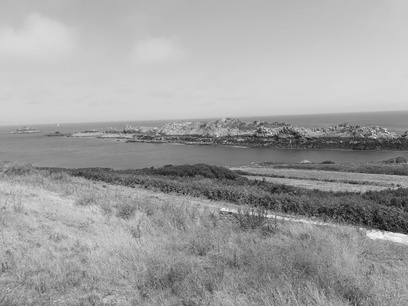
%> input picture cancale1.pgm, 408 x 306 px
$ octave TP_mosaique.m   (GNU Octave 9; MATLAB toolbox functions it lacks are replaced by stand-ins)
%> lines starting %> are read from the running program, lines starting %| are printed output that depends on the picture
### harris.m
function [XY,R]=harris(Im,TailleFenetre,NbPoints,k)
%[XY,Res]=harris(Im,TailleFenetre,NbPoints,k);
%
% Im -> image
% TailleFenetre -> taille (impaire) de la fenetre du voisinage
%                  valeurs conseillees : entre 9 et 25
% NbPoints -> nombre de points desires
% k -> poids utilise dans le calcul de la reponse R, k dans [0.04,0.06]
% XY -> Matrice de taille NbPointsx2 contenant
%         respectivement les abscisses et les oordonnees des points
%         d'interets extraits
%      ATTENTION : La fonction de Harris ne doit pas retourner des points sur les bords
% R -> Image des reponses par le detecteur de Harris

%%%%%%%%%%%%%%%%%%%%%%%%%%%%%%%%%%%%%%%%%%%%%%%%%%%%%%%%%%%%%%%%%%%%%%%%%%%%%%%%%%%%%%%%%%%%%%%%
% Nota bene : les coordonnees utilisees sont x=j (numero de colonne) et y=i (numero de ligne). %
%%%%%%%%%%%%%%%%%%%%%%%%%%%%%%%%%%%%%%%%%%%%%%%%%%%%%%%%%%%%%%%%%%%%%%%%%%%%%%%%%%%%%%%%%%%%%%%%

% Verification et correction eventuelle des parametres donnes
if nargin < 4, k=0.05;      end
if nargin < 3, NbPoints=50;      end
if nargin < 2, TailleFenetre=9;  end

% (1.1) Calcul des dérivées images suivant les lignes et les colonnes
%       en utilisant la fonction gradient
Im = double(Im);
%%% A COMPLETER %%%
[Ii, Ij] = gradient(Im);

% (1.2) Calcul du filtre de lissage gaussien
% Calcul de sigma en fonction de la taille de la fenetre
sig = (TailleFenetre - 1) / 4;
% Utilisation de fspecial
%%% A COMPLETER %%%
L = fspecial("gaussian", TailleFenetre, sig);

% (1.3) Calcul de la reponse R
% Calcul des elements A, B et C puis calcul de la reponse suivant l'equation (1)
% Utiliser conv2 avec l'option 'same' pour appliquer le filtre de lissage L
%%% A COMPLETER %%%

A = conv2(Ij.^2, L, 'same');
B = conv2(Ii.^2, L, 'same');
C = conv2(Ij .* Ii, L, 'same');

R = A .* B - C.^2 - k .* (A + B).^2;


% (2.1) Suppression des non-maxima locaux suivant l'equation (2)
% ATTENTION : il faut gérer le cas particulier des bords
% 1) Il est impossible de calculer le maximum local car une partie du voisinage n'existe pas
% 2) Il faut leur attribuer la valeur minimale afin qu'il ne soit pas selectionne par la suite
%%% A COMPLETER %%%
n2 = floor(TailleFenetre / 2);
[l, c] = size(Im);
Res = zeros(l, c);
Res(1:n2, :) = -inf;
Res(l - n2 + 1:l, :) = -inf;
Res(:, 1:n2) = -inf;
Res(:, c - n2 + 1:c) = -inf;


for i = (n2 + 1):(l - n2)
    for j = (n2 + 1):(c - n2)
        voisinage = R(i - n2:i + n2, j - n2:j + n2);
        if R(i, j) == max(voisinage, [], "all")
            Res(i, j) = R(i, j);
        end
    end
end

% (2.2) Selection des NbPoints en fonction de "NbPoints" reponses les plus fortes
% Tri des reponses : utiliser sort en LINEARISANT Res au préalable
%%% A COMPLETER %%%
[~, is]=sort(Res(:), "descend");

% Selection des indices de NbPoints de plus fortes reponses
%%% A COMPLETER %%%
is= is(~isinf(Res(is)));
NbPoints = min(NbPoints, numel(is));
is = is(1:NbPoints);

% Calcul des indices dans l'image
% Utiliser ind2sub, attention a l'ordre pour recuperer les coordonnees
%%% A COMPLETER %%%
[Y, X]= ind2sub(size(R), is);

%%% A COMPLETER %%%
XY = [X, Y];
end

### apparier_Points.m
% Fonction calculant pour chaque appariement de points possible
% ZNCC (Zero-mean Normalized Cross Correlation) definie par :
%                     (P1-/P1).(P2-/P2)            Cov(P1,P2)
%       ZNCC(P1,P2) = --------------------- = -----------------------
%                     ||P1 - /P1||||P2-/P2||   sqrt(Var(P1)*Var(P2))
%  * P1 = l'ensemble des niveaux de gris du voisinage du point p1=(p1x,p1y)
%    sur l'image I1
%  * P2 = l'ensemble des niveaux de gris du voisinage du point p2=(p2x,p2y)
%    sur l'image I2
%  * Cov(P1,P2) = E[(P1-E[P1])*(P2-E[P2])]
%               = Sum_{i=-k}^k Sum_{j=-k}^k  (I1(p1x+i,p1y+j)-E[P1])
%                                           *(I2(p2x+i,p2y+j)-E[P2])/(2*k+1)^2
%  * E[P1] = esperance de P1
%          = Sum_{i=-k}^k  Sum_{j=-k}^k I1(p1x+i,p1y+j)/(2*k+1)^2,
%  * E[P2] = esperance de P2
%          = Sum_{i=-k}^k  Sum_{j=-k}^k I2(p2x+i,p2y+j)/(2*k+1)^2,
%  * Var(P1) = variance de P1
%            = Sum_{i=-k}^k  Sum_{j=-k}^k (I1(p1x+i,p1y+j)-E[P1])^2/(2*k+1)^2
%
%  * Var(P2) = variance de P2
function C = apparier_Points(I1,Ptint1,I2,Ptint2,K)
% I1, I2 : les deux images
% Ptint1, Ptint2 : les coordonnees des points detectes sur l'image 1, resp. 2
% C : matrice contenant, pour chaque paire de points (en ligne : les points
%     de l'image 1, en colonne : les points de l'image 2), la valeur de la
%     mesure de correlation pour ces paires de points
% K : Taille de la fenetre de correlation utilisee

% Dimensions des images
[htI1, lgI1] = size(I1); [htI2, lgI2] = size(I2);
% Nombres de points d'interet de l'image 1 et de l'image 2
nptI1 = size(Ptint1,1); nptI2 = size(Ptint2,1);
% Construction de la matrice des mesures de correlation
% Suppression de tous les points pour lesquels la fenêtre de corrélation
% n'est pas appliquable
C = zeros(nptI1,nptI2);

% Determination des points dont le voisinage est dans l'image
indptI1 = find(  Ptint1(:,1)-K>=1 & Ptint1(:,1)+K<=lgI1 ...
               & Ptint1(:,2)-K>=1 & Ptint1(:,2)+K<=htI1);
indptI2 = find(  Ptint2(:,1)-K>=1 & Ptint2(:,1)+K<=lgI2 ...
               & Ptint2(:,2)-K>=1 & Ptint2(:,2)+K<=htI2);
nbptintI1 = size(indptI1,1); nbptintI2 = size(indptI2,1);

% Determination du voisinage : vois1, vois2 matrices composees
% pour chaque ligne des niveaux de gris du voisinage du point
% Appel a la fonction voisinage
vois1 = voisinage(I1, Ptint1(indptI1,:), K);
vois2 = voisinage(I2, Ptint2(indptI2,:), K);

% Nb Pixels par fenetre de correlation
NbPix = K*K;
% Calcul de tous les appariements possibles
[i1, i2] = meshgrid(1:nbptintI1,1:nbptintI2);
i1 = i1(:);
i2 = i2(:);

% Pour les images I1 et I2
% Moyenne des niveaux de gris du voisinage de chaque point
% Utilisation de mean
mean_gris1 = mean(vois1,2);
mean_gris2 = mean(vois2,2);

% Variance des niveaux de gris du voisinage de chaque point
% Utilisation de var
var_gris1 = var(vois1 ,1 ,2);
var_gris2 = var(vois2 ,1 ,2);

% Pour chaque combinaison de paires de points, la covariance
% entre les deux voisinages : le numerateur dans la formule ZNCC
cor = (vois1 - mean_gris1) * (vois2 - mean_gris2)' / NbPix;


% Calcul du score de correlation :
% ajouter le denominateur dans la formule ZNCC
% (le produit des variances)
cor = cor ./ sqrt(var_gris1 * var_gris2');

% Affectation a la matrice C
C(indptI1(i1)+(indptI2(i2)-1)*nptI1) = cor';

### voisinage.m
%%%%%%%%%%%%%%%%%%%%%%%%%%%%%%%%%%%%%%%%%%%%%%%%%%%%%%%%%%%%%%%%%%%%%%%%%%%%
% fonction renvoyant les niveaux de gris du voisinage de chaque point en ligne

function voisins = voisinage(I,xyPt,TailleFenetre)
% ENTREES
% I    : l'image
% xyPt : les coordonnees des points dont nous cherchons le voisinage.
%        ATTENTION : on fait l'hypothese qu'il n'y a aucun point sur les bords
% TailleFenetre    : La taille de la fenêtre de correlation correspond
%                    a TailleFenetre x TailleFenetre
% SORTIE
% voisins : une matrice contenant pour chaque ligne (= chaque point),
%           le voisinage du point associe
% Nombre de points pour lesquels leur voisinage est cherche
npt = size(xyPt, 1);

% Initialisation
voisins = zeros(npt, TailleFenetre * TailleFenetre);

% Calcul de la demi-fenetre de correlation
K = floor(TailleFenetre / 2);


%%%%%%%%%%%%%%%%%
%% A COMPLETER %%
%%%%%%%%%%%%%%%%%

I = double(I);


for p = 1:npt
    x = xyPt(p, 1);
    y = xyPt(p, 2);
    fenetre = I(y - K: y + K, x - K: x + K);
    voisins(p, :) = fenetre(:)';
end

### apparier_POI.m
function [XY_C1,XY_C2] = apparier_POI(Im1, XY_1, Im2, XY_2, TailleFenetre, seuil)
%% HEADER
% apparierPOI apparie les points d'interet stockes dans XY_1 et XY_2 entre
% les images Im1 et Im2 avec une fenetre de correlation de taille
% TailleFenetre
% seuil correspond au seuil utilise pour eliminer les erreurs d'appariement
% XY_C1 et XY_C2 sont les coordonnees des points de l'image 1
% apparies avec les points XY_C2 de l'image 2
%%
contrainteSym = 1;   % contrainte de symetrie
contrainteSeuil = 1;   % contrainte de seuillage

% Nombre de points a mettre en correspondance
NbPoints = size(XY_1, 1);

% Calcul de ZNCC
C = apparier_Points(Im1, XY_1, Im2, XY_2, TailleFenetre);
C = abs(C);

% Recherche par methode WTA (Winner Takes All)
% Indices des maxima sur les lignes
[~, ind1_2] = max(C');
ind1_2 = ind1_2(:);

% Indices des maxima sur les colonnes
[~, ind2_1] = max(C);
ind2_1 = ind2_1(:);

% Verification de la contrainte de symetrie
% + seuillage du score de correlation

if contrainteSeuil == 0 && contrainteSym == 0
    ind1 = ind1_2;
else
    ind1 = (1:NbPoints)';
end

% bidirectionnelle
if contrainteSym
    bidirectionnelle = ind2_1(ind1_2(ind1)) == ind1;
    ind1 = ind1(bidirectionnelle);
end

% contrainte de seuil
if contrainteSeuil
    scores = C(sub2ind(size(C), ind1, ind1_2(ind1)));
    ind1 = ind1(scores >= seuil);
end

% Cette deuxieme doit etre gardee telle quelle
ind2 = ind1_2(ind1);

% Affichage des appariements
mesurex1 = XY_1(ind1, 1);
mesurey1 = XY_1(ind1, 2);
mesurex2 = XY_2(ind2, 1);
mesurey2 = XY_2(ind2, 2);

figure;
affichage_appariement(Im1, mesurex1, mesurey1, 'Points d''interet Image 1', 1, 2, 1);
affichage_appariement(Im2, mesurex2, mesurey2, 'Points d''interet correspondants Image 2', 1, 2, 2);

XY_C1 = [mesurex1(:) mesurey1(:)];
XY_C2 = [mesurex2(:) mesurey2(:)];
end

### homographie.m
% Estimation d'une matrice d'homographie H qui permet de passer d'une
% image I1 a une autre image I2 a partir de paires de points (homologues)
%
% H = [ h11 h12 h13 ; h21 h22 h23 ; h31 h32 h33 ]
% H possede 8 parametres independants.
% Chaque correspondance donne 2 equations.
% Ainsi pour estimer H, il faut au moins 4 paires de points.
%
% Il existe differentes manieres d'estimer H.
% Nous choisissons la resolution sous la contrainte ||h33|| = 1,
% au sens des moindres carres.

function [H] = homographie(XY_C1, XY_C2)
% Entrees :
%
% XY_C1 : matrice (NbPointsx2) contenant les coordonnees des Nbpoints dans l'image I1
% XY_C2 : matrice (NbPointsx2) contenant les coordonnees des Nbpoints HOMOLOGUES dans l'image I2
%	(colonne 1 : les x, colonne 2 : les y)
%
% Sortie :
% H : la matrice d'homographie estimee


% Les parametres hij de la matrice d'homographie H sont ranges dans
% un vecteur : H = [ h11 ... h33 ]' tel que
%           A * H = 0
% avec A qui depend des coordonnees de paires homologues, cf. equation (2)
% A = ( XY_C1(1,1) XY_C1(1,2) 1 0          0          0 -XY_C1(1,1)*XY_C2(1,1) -XY_C1(1,2)*XY_C2(1,1) -XY_C2(1,1)
%       0          0          0 XY_C1(1,1) XY_C1(1,2) 1 -XY_C1(1,1)*XY_C2(1,2) -XY_C1(1,2)*XY_C2(1,2) -XY_C2(1,2)
%       ... etc ... )

% Stocker dans une variable le nombre de points apparies
% ... A completer ...
N = size(XY_C1, 1);

% Construction des matrices/vecteurs utiles pour construire la matrice A
% NE PAS UTILISER DE BOUCLE FOR
% ... A completer ...

x1 = XY_C1(:,1);
y1 = XY_C1(:,2);
x2 = XY_C2(:,1);
y2 = XY_C2(:,2);

bloc_1 = [x1 y1 ones(N,1) zeros(N,3);
          zeros(N,3) x1 y1 ones(N,1)];

bloc_2 = [-x2 .* x1 -x2 .* y1 -x2;
          -y2 .* x1 -y2 .* y1 -y2];

A = [bloc_1 bloc_2];

% Estimation des parametres de H par decomposition en valeurs singulieres
% Utiliser la fonction matlab svd :
% H est le vecteur propre associee a la plus petite valeur propre de A^TA
% ... A completer ...
[~, ~, V] = svd(A);
H = V(:, end);

% Former la matrice H de taille 3x3
% ... A completer ...
H = reshape(H, 3, 3)';

end

### mosaique.m
% Calcul d'une mosaique d'image à partir de 2 images : I1 et I2
% connaissant l'homographie H entre les 2.
% L'image resultat est stockee dans Res.
% On choisit de projeter I2 dans I1 pour construire la mosaique.
% Attention !!!
% On suppose un axe de rotation parallèle aux colonnes.
% C'est la raison pour laquelle on inverse les lignes et les colonnes
% dans la reconstruction de la mosaique.

function [Imos] = mosaique(I1,I2,H)

% On recupere la taille des deux images.
[nblI1, nbcI1] = size(I1);
[nblI2, nbcI2] = size(I2);

% On calcule l'homographie inverse, normalisee,
% pour nous permettre d'effectuer la transformation de I2 vers I1.
Hinv=inv(H);
Hinv=Hinv ./ Hinv(3, 3);

% Calcul des dimensions de la mosaique.
% Calcul des quatre coins dans l'image 2.
% les coins de l'image 2 sont ranges en ligne selon :
% haut_gauche, haut_droit, bas_droit, bas gauche.
% Lignes et colonnes sont inversees.
xy_coinsI2_R2 = [1 1; nbcI2 1; nbcI2 nblI2; 1 nblI2];

% Application de l'homographie Hinv sur ces coins.
% Calcul des images des coins dans I1.
xy_coinsI2_R1 = appliquerHomographie(Hinv, xy_coinsI2_R2)

% Determination des dimensions de l'image mosaique,
% les xmin ymin xmax ymax, ou :
%  - xmin represente la plus petite abscisse parmi les abscisses des images
%    des coins de I2 projetes dans I1 et les coins dans I1,
%  - etc
% Lignes et colonnes sont inversees.

xmin = min([xy_coinsI2_R1(:, 1)' 1]);
ymin = min([xy_coinsI2_R1(:, 2)' 1]);
xmax = max([xy_coinsI2_R1(:, 1)' nbcI1]);
ymax = max([xy_coinsI2_R1(:, 2)' nblI1]);

% On arrondit de maniere a etre certain d'avoir les coordonnees initiales
% bien comprises dans l'image.
xmin = floor(xmin);
ymin = floor(ymin);
xmax = ceil(xmax);
ymax = ceil(ymax);

%%%%%%%%%%%%%%%%%%%%%%%%%%%%%%
% CONTRUCTION DE LA MOSAIQUE %
%%%%%%%%%%%%%%%%%%%%%%%%%%%%%%

% Calcul de la taille de la mosaique.
% Lignes et colonnes sont inversees.
nblImos = ymax - ymin + 1;
nbcImos = xmax - xmin + 1;

Imos=zeros(nblImos, nbcImos);

% Calcul de l'origine de l'image I1 dans le repere de la mosaique Imos.
O1x_Rmos = 1 - (xmin - 1);
O1y_Rmos = 1 - (ymin - 1);

% Copie de l'image I1.
% Lignes et colonnes sont inversees.
Imos(O1y_Rmos:O1y_Rmos + nblI1 - 1, O1x_Rmos:O1x_Rmos + nbcI1 - 1) = I1;

% Copie de l'image I2 transformee par l'homographie H.
for x = 1:nbcImos
  for y = 1:nblImos
    % Calcul des coordonnees dans I1 connaissant les coordonnees du point origine de I1 dans Imos.
    y_R1 = y - O1y_Rmos;
    x_R1 = x - O1x_Rmos;
    % Dans le repere attache a l'image I1,
    % nous estimons les coordonnees du point image de (y_R1,x_R1)
    % par l'homographie H : (xy_R2).
    xy_R2 = appliquerHomographie(H, [x_R1 y_R1]);

    % Il existe plusieurs strategies, mais, ici,
    % pour estimer les coordonnees (entieres) ,
    % on choisit : sans interpolation, le plus proche voisin.
    x_R2 = round(xy_R2(1));
    y_R2 = round(xy_R2(2));

    % On verifie que xy_R2 appartient bien a l'image I2
    % avant d'affecter cette valeur a Imos
    % Ligne s  et colonnes sont  i nversees.
    if (x_R2 >= 1  &&  x_R2 <= nbcI2 && y_R2 >= 1 && y_R2 <= nblI2)
      Imos(y, x)= I2(y_R2, x_R2);
    end

  end
end

### appliquerHomographie.m
% Calcul des coordonnees (xy2) des points (xy1)
% apres application d'une homographique H

function [xy2] = appliquerHomographie(H, xy1)

% Entrees :
%
% H   : matrice (3x3) de l'homographie
% xy1 :  matrice (nbPoints x 2) representant les coordonnees
%       (colonne 1 : les x, colonne 2 : les y)
%       des nbPoints points auxquels H est appliquee
%
% Sortie :
% xy2 : coordonnees des points apres application de l'homographie

% Nombre de points
% ... A completer ...
NbPoints = size(xy1, 1);

% Construction des coordonnees homogenes pour appliquer l'homographie
% ... A completer ...
xy1_homogene = [xy1 ones(NbPoints, 1)];

% Application de l'homographie
% ... A completer ...
xy2_3d = (H * xy1_homogene')';

% On retourne les coordonnees homogenes (x,y,1)
% Pour cela, il faut diviser par z
% Attention il ne faut garder que les deux premieres coordonnees
% ... A completer ...
z = xy2_3d(:, 3);
xy2_homogene = xy2_3d ./ z;
xy2 = xy2_homogene(:, 1:2);

### TP_mosaique.m
clear;
close all;

% Lecture des images
Im1 = imread('cancale1.pgm');
%> Im1 is the input picture: size 306x408 uint8; min 10, max 247, mean 160.1
Im2 = imread('cancale2.pgm');
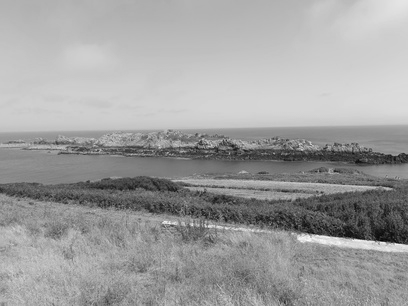
%> input picture cancale2.pgm, 408 x 306 px
%> Im2 is the input picture: size 306x408 uint8; min 3, max 251, mean 159
Im3 = imread('cancale3.pgm');
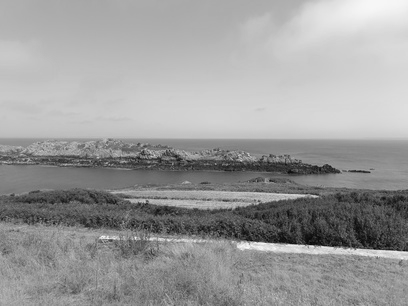
%> input picture cancale3.pgm, 408 x 306 px
%> Im3 is the input picture: size 306x408 uint8; min 4, max 252, mean 155.1
Im1_coul = imread('cancale1.jpg');
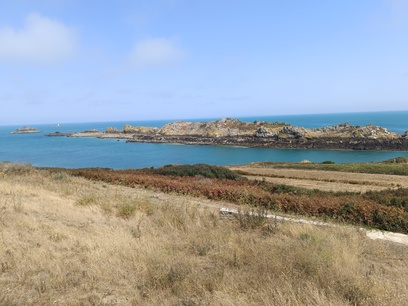
%> input picture cancale1.jpg, 408 x 306 px
%> Im1_coul is the input picture: size 306x408x3 uint8; mean R, G, B 153.6, 161.2, 167.6
Im2_coul = imread('cancale2.jpg');
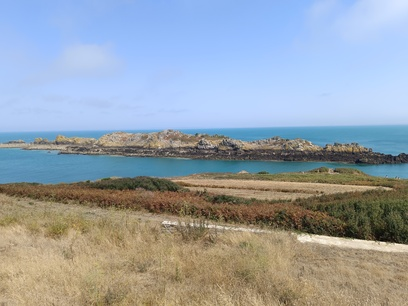
%> input picture cancale2.jpg, 408 x 306 px
%> Im2_coul is the input picture: size 306x408x3 uint8; mean R, G, B 150.7, 160.4, 169.3
Im3_coul = imread('cancale3.jpg');
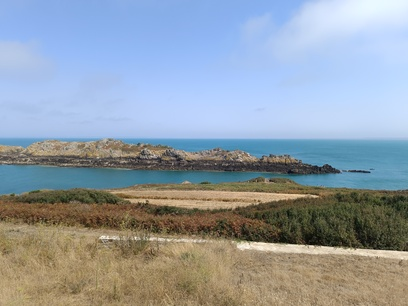
%> input picture cancale3.jpg, 408 x 306 px
%> Im3_coul is the input picture: size 306x408x3 uint8; mean R, G, B 145.7, 156.6, 166.6

% Affichage des deux premières images en niveaux de gris
figure;
affichage_image(Im1,'Image 1',1,2,1);
%> (this line was passed over: affichage_image is not available in this run)
affichage_image(Im2,'Image 2',1,2,2);
%> (this line was passed over: affichage_image is not available in this run)

% Choix des parametres
TailleFenetre = 15;
NbPoints = 100;
k = 0.05;
seuil = 0.9;


%%%%%%%%%%%%%%%%%%%%%%%%%%%%%%%%%%%%%%%%%%%%%
%Detection des points d'interet avec Harris %
%%%%%%%%%%%%%%%%%%%%%%%%%%%%%%%%%%%%%%%%%%%%%*
%A DECOMMENTER POUR OBSERVER LA DETECTION DE HARRIS
[XY_1,Res_1] = harris(Im1,TailleFenetre,NbPoints,k);
%> after the loop in harris, `for i = (n2 + 1):(l - n2)`:
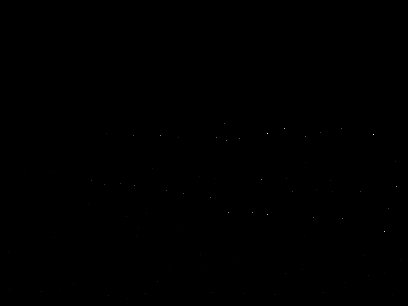
%> Res: size 306x408 double; 7.85% of the values are NaN or infinite; the others: min 0, max 195521, mean 28.78; drawn with min black, max white, NaN and infinite black
%> in harris, `is = is(1:NbPoints);`: is = 100 values, max 122661 at index 56, min 2700 at index 61, mean 60971.6
%> in harris, `[Y, X]= ind2sub(size(R), is);`: Y = 100 values, max 299 at index 71, min 124 at index 23, mean 215.3; X = 100 values, max 401 at index 56, min 9 at index 61, mean 199.6
%> in harris, `XY = [X, Y];`: XY = 100 rows, first 12: [374 135; 268 134; 385 232; 268 215; 285 129; 397 187; 229 213; 161 136; 262 180; 253 213; 227 141; 306 137]
%> XY_1 has the same summary as XY in harris
[XY_2,Res_2] = harris(Im2,TailleFenetre,NbPoints,k);
%> in harris (call 2), `XY = [X, Y];`: XY = 100 rows, first 12: [202 143; 207 226; 378 242; 312 235; 301 148; 168 225; 225 142; 99 150; 193 225; 393 243; 203 191; 396 157]
%> XY_2 has the same summary as XY in harris
[XY_3,Res_3] = harris(Im3,TailleFenetre,NbPoints,k);
%> call 3 of harris, with TailleFenetre = 15, NbPoints = 100, k = 0.05
%> in harris (call 3), `B = conv2(Ii.^2, L, 'same');`:
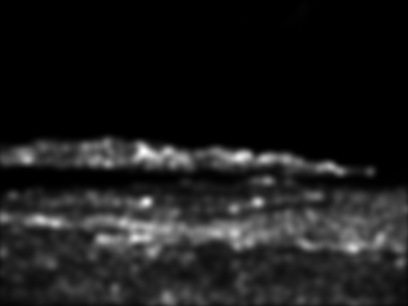
%> B: size 306x408 double; min 0.00273, max 364.1, mean 40.5; drawn with min black and max white
%> (the rest of the program and of its run is left out)
